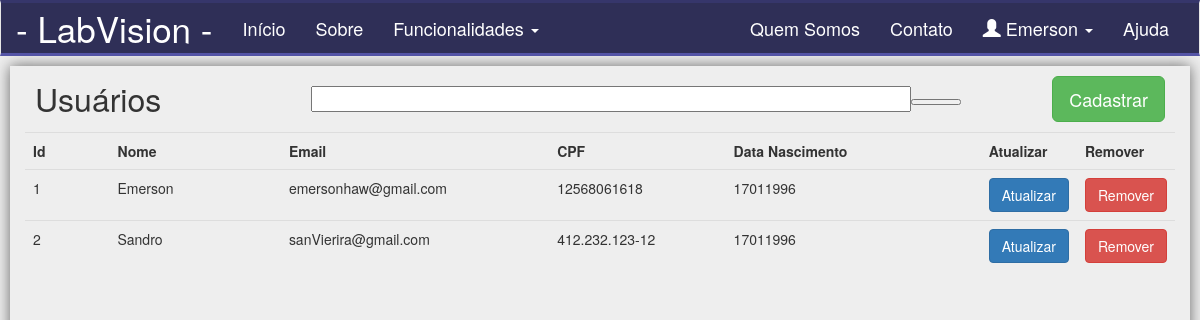
/listar-usuarios (signed in), run on an earlier commit of the app's database.
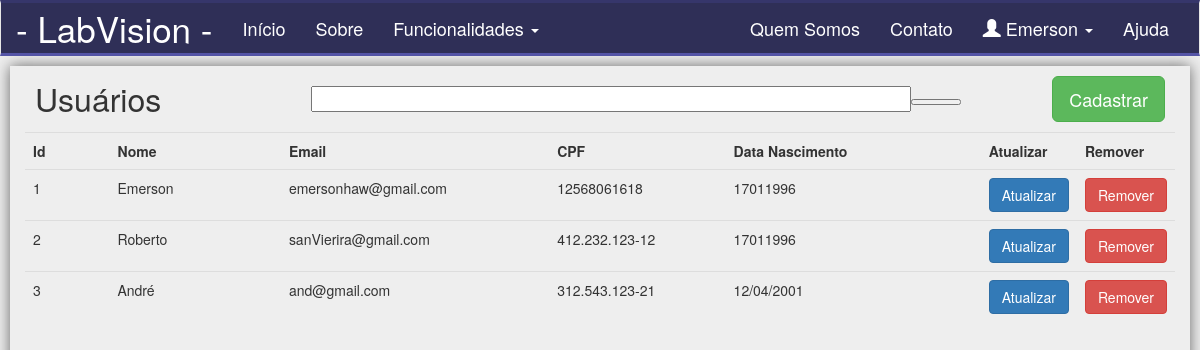
And on a later commit of the database.
### app/models/tables.py (models this page shows, shortened)
class Pessoa(db.Model):
    __tablename__ = "pessoas"
    id = db.Column(db.Integer, primary_key=True)
    nome = db.Column(db.String(50))

class Usuario(Pessoa, db.Model):
    __tablename__ = "usuarios"
    id = db.Column(db.Integer, primary_key=True)
    email = db.Column(db.String(50))
    senha = db.Column(db.String(20))
    cpf = db.Column(db.String(20))
    dt_nascimento = db.Column(db.String(20))
    status = db.Column(db.Boolean())
    pessoa = db.Column(db.Integer, db.ForeignKey('pessoas.id'))
    def get_id(self):
        return str(self.id)

### app/controllers/default.py (the view)
@app.route('/listar-usuarios', methods=['GET', 'POST'])
def listar_usuarios():
    if not current_user.get_id():
        return redirect(url_for('login'))
    usuarios = Usuario.query.all()
    form = CadastrarUsuarioForm()
    return render_template('usuario/listar-usuarios.html', usuarios=usuarios, form=form)

### app/models/forms.py
class CadastrarUsuarioForm(FlaskForm):
    nome = StringField("email", validators=[DataRequired()])
    email = StringField("email", validators=[DataRequired()])
    senha = PasswordField("senha", validators=[DataRequired()])
    cpf = StringField("email", validators=[DataRequired()])
    dt_nascimento = StringField("email", validators=[DataRequired()])

### app/controllers/default.py (called while the page is built)
@login_manager.user_loader
def load_user(id):
    return Usuario.query.filter_by(id=id).first()

### app/templates/usuario/listar-usuarios.html (shortened to what this page needs)
{% include 'base/head.html' %}
{% include 'base/nav_bar.html' %}
<div class="container-principal">
    <div class="cabecalho-listagem">
        <div class="col-md-4 cabecalho-titulo">
            Usuários
        </div>
        <div class="col-md-11 cabecalho-entrada">
            <input class="col-md-3 entrada-listagem" type="text">
            <a href="">
                <button class="entypo-search cabecalho-botao-pesquisar">
                </button>
            </a>
        </div>
        <div class="col-md-2 cabecalho-botao-cadastrar">
            <a href="/cadastrar-usuarios">
                <button class="btn btn-lg btn-success">
                    Cadastrar
                </button>
            </a>
        </div>
    </div>
    <div class="col-md-12 table-responsive">
        <table class="col-md-12 table">
            <tr>
                <th class="col-md-1">Id</th>
                <th class="col-md-2">Nome</th>
                <th class="col-md-3">Email</th>
                <th class="col-md-2">CPF</th>
                <th class="col-md-3">Data Nascimento</th>
                <th>Atualizar</th>
                <th>Remover</th>
            </tr>
            {% for u in usuarios %}
            <tr>
                <td>
                    {{ u.id}}
                </td>
                <td>
                    {{ u.nome}}
                </td>
                <td>
                    {{ u.email}}
                </td>
                <td>
                    {{ u.cpf}}
                </td>
                <td>
                    {{ u.dt_nascimento}}
                </td>
                <td>
                    <a href="{{ url_for('atualizar_usuario', id=u.id)}}">
                    <button class="btn btn-primary">
                        Atualizar
                    </button>
                    </a>
                </td>
                <td>
                    <a href="{{ url_for('excluir_usuario', id=u.id)}}">
                        <button class="btn btn-danger">
                            Remover
                        </button>
                    </a>
                </td>
            </tr>
            {% endfor %}
        </table>
    </div>
</div>
            {% set aux = id %}
{% include 'base/footer.html' %}

### app/templates/base/head.html (shortened to what this page needs)
<!DOCTYPE html>
<html lang="pt-br">
<head>
    <link rel="stylesheet" href="{{ url_for('static', filename='bootstrap/css/bootstrap.css') }}">
    <link rel="stylesheet" href="{{ url_for('static', filename='css/main.css') }}">
</head>
<body>

### app/templates/base/nav_bar.html (shortened to what this page needs)
<div class="container-nav">
    <nav class="navbar navbar-default">
        <div class="container-fluid">
            <div class="navbar-header">
                <a class="navbar-brand nav-titulo" href="/index">- LabVision -</a>
            </div>
            <div class="collapse navbar-collapse" id="navPrincipal">
                <ul class="nav navbar-nav">
                    <li>
                        <a href="/index">Início</a>
                    </li>
                    <li>
                        <a href="/sobre">Sobre</a>
                    </li>
                    <li class="dropdown">
                        <a class="dropdown-toggle" data-toggle="dropdown" href="#">
                            Funcionalidades
                            <span class="caret"></span>
                        </a>
                    </li>
                </ul>
                <ul class="nav navbar-nav navbar-right">
                    <li><a href="">Quem Somos</a></li>
                    <li><a href="">Contato</a></li>
                    <li class="dropdown">
                        <a class="dropdown-toggle" data-toggle="dropdown" href="#">
                            <span class="glyphicon glyphicon-user nav-icone-perfil"></span>
                            <span class="nav-icone-perfil">{{current_user.nome}}</span>
                            <span class="caret"></span>
                        </a>
                    </li>
                    <li><a href="/ajuda">Ajuda</a></li>
                </ul>
            </div>
        </div>
    </nav>
</div>

### app/templates/base/footer.html (shortened to what this page needs)
</body>
</html>

### app/static/css/main.css (style rules this page uses)
body { background-color: #EEEEEE; margin: 0px; padding: 0px; }
.container-fluid > .navbar-header > a { color: #FFFFFF; }
.navbar-default .navbar-nav > li > a { color: #FFFFFF; }
.navbar-default .navbar-nav > li > a:before { color: #FF0000; }
.navbar { background: rgba(1,1,50,.8); width: 100%; }
.navbar-default { float: left; border-radius: 0px; margin-bottom: 0px; font-size: 18px; text-color: #FFFFFF; margin-top: 0px; margin-bottom: 10px; border-bottom: inset 3px rgba(100,100,200,.7); border-top: inset 3px rgba(100,100,200,.7); }
.navbar-brand { font-size: 35px; color: #FF0000; text-color: #FF0000; }
.dropdown { color: #00FF00; }
.container-principal { clear: left; margin-left: 10px; margin-right: 10px; box-shadow: 0px 0px 1em #666; min-height: 560px; }
.cabecalho-listagem { padding: 10px; display: flex; align-items: center; //centraliza horizontalmente justify-content: center; }
.cabecalho-titulo { float: left; font-size: 32px; }
.cabecalho-botao-cadastrar { align: right; }
.entrada-listagem { width: 600px; }
.entypo-search { width: 50px; color: #000000; }

What changed in the data, as far as the page shows it:
changed through a linked row, Usuario "sanVierira@gmail.com": nome "Sandro" → "Roberto"
added Usuario: id "3", nome "André", email "and@gmail.com", cpf "312.543.123-21", dt_nascimento "12/04/2001"
